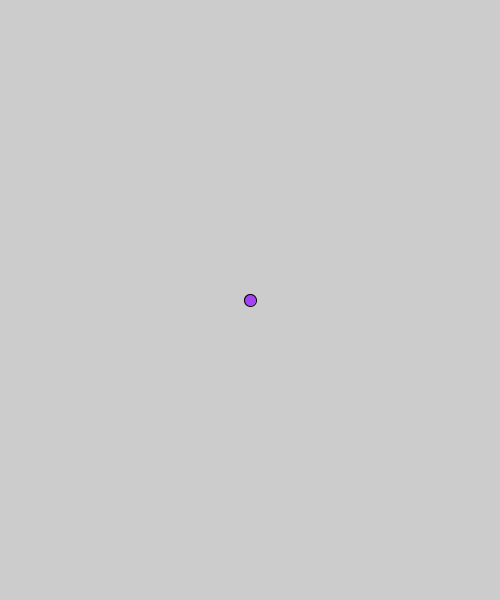
Frame 1 (no input)
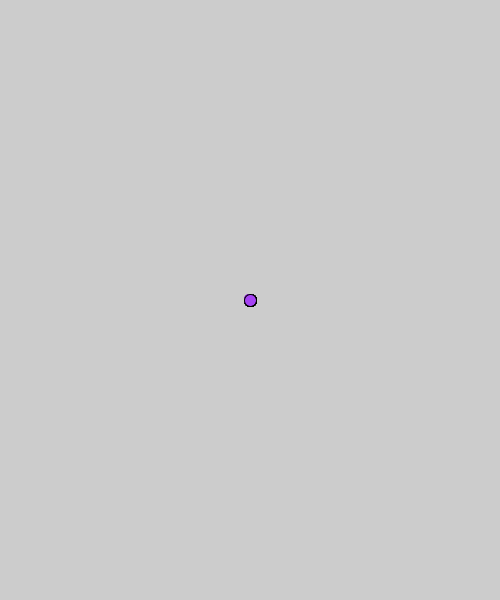
Frame 60 (the mouse pressed at the canvas centre just before this capture)
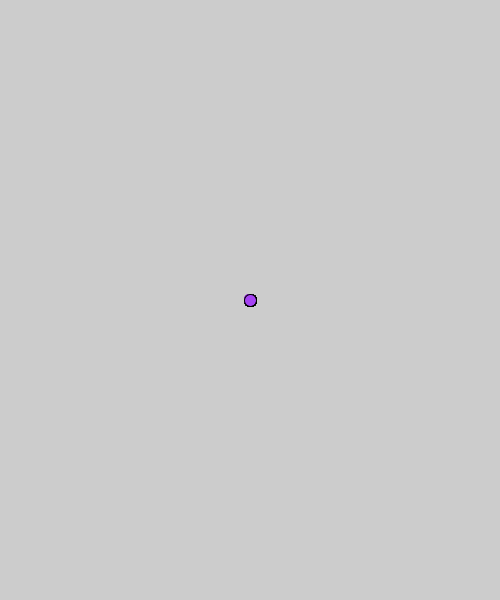
Frame 120 (the mouse held since frame 60 and released just before this capture)

The Processing sketch that drew these frames (run headless with seeded random() and noise(); from frame 60 on, the mouse is pressed at the canvas centre):

// Processing sketch: ChaseMetaphor
// ── ChaseMetaphor.pde
   //Global Variables et al.
Ball ball; //Object

void setup() {
  size(500, 600); //fullScreen(), displayWidth, displayHeight
  ball = new Ball(width*1/2, height*1/2, width*1/40); //Constructor (Populates)
}//End setup()

void draw() {
  ball.draw();
}//End draw()

void mousePressed() {
  ball.setTargetX(mouseX);
  ball.setTargetY(mouseY);
}//End mousePressed

void keyPressed() {
}//End keyPressed

// ── Ball.pde
/*Note: does not work with Abstract Classes
 Reviews general classes
 */

class Ball {
  //Global Variable
  float x, y, diameter, targetX, targetY;
  color colour;
  //
  Ball(float xParameter, float yParameter, float diameterParameter) {
    x = xParameter;
    y = yParameter;
    diameter = diameterParameter;
    int r = colourSelection(); //Best Practice
    int g = colourSelection();
    int b = colourSelection();
    colour = color (r, g, b);
    //targetX&Y must be made beginning values or introduces bug
    targetX = x;
    targetY = y;
  }//End Ball Constructor
  //
  void draw() {
    fill(colour);
    step();
    ellipse(x, y, diameter, diameter);
  }//End draw()
  //
  //Procedures
  int colourSelection() {
    // randomly chosen formulatic value
    return abs ( int ( random(0-256) ) );
  }//End colourSelection
  //
  void step() {
    if (x < targetX) {
      //x++;
      x += abs(targetX-x)/20;
    } else {
      //x--;
      x -= abs(targetX-x)/20;
    }
    if (y < targetY) {
      //y++;
      y += abs(targetY-y)/20;
    } else {
      //y--;
      y -= abs(targetY-y)/20;
    }
  }//End step()
  //
  //Getters and Setters
  void setTargetX(float i) {
    targetX = i;
  }//End setTargetX
  void setTargetY(float i) {
    targetY = i;
  }//End setTargetY
  //
}//End Ball
